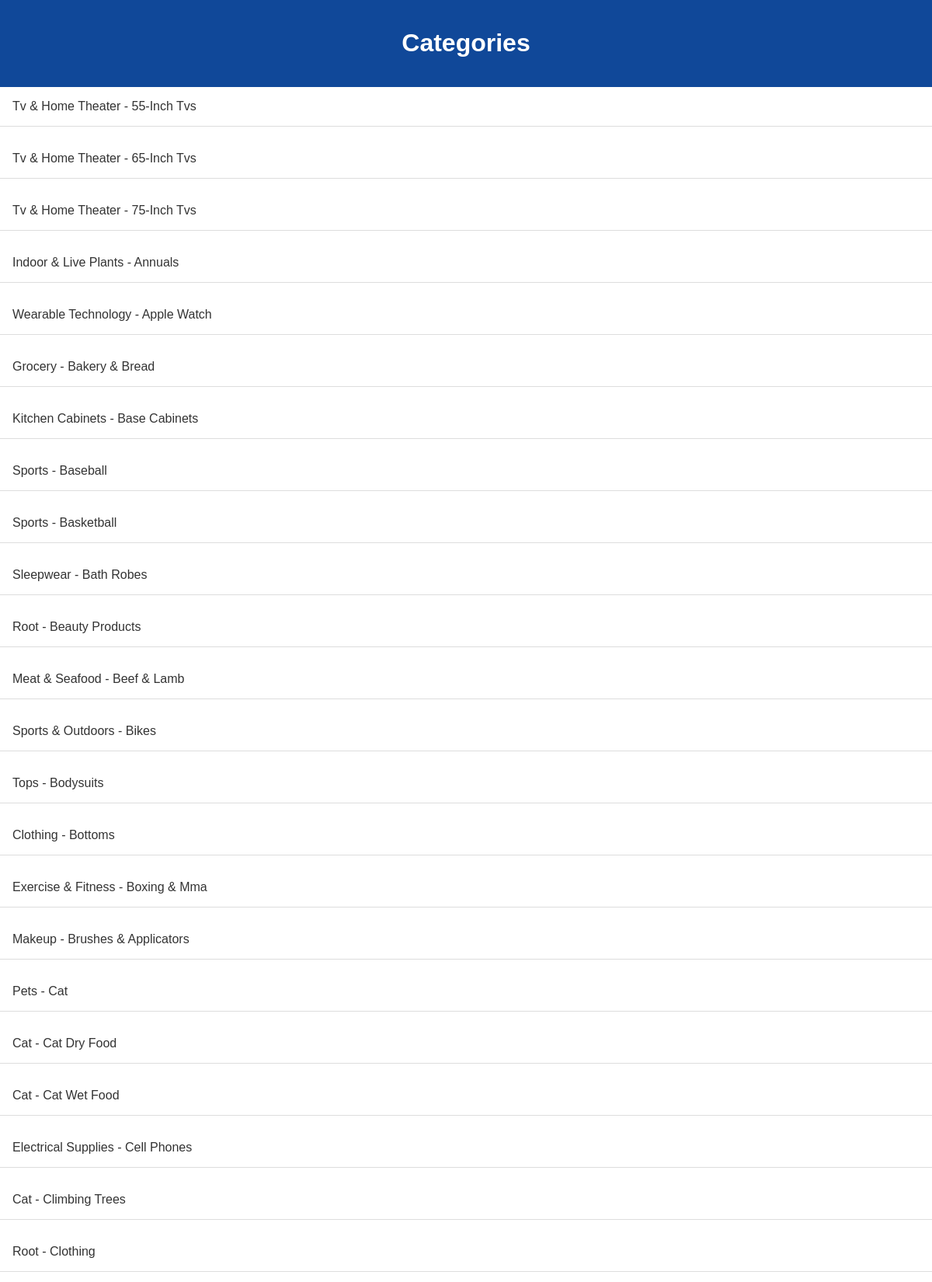
The page /categories (upper part) on the database its author committed.
### tables this page shows
CREATE TABLE categories(
    parent_category TEXT,
    category_name TEXT PRIMARY KEY,
    FOREIGN KEY(parent_category) REFERENCES categories(category_name)
);

### app.py (the view)
@app.route('/categories')
def categories():
    connection = sql.connect("database.db")
    cursor = connection.cursor()
    categories_list = cursor.execute('SELECT * FROM categories').fetchall()
    cursor.close()
    connection.close()
    return render_template('categories.html', categories=categories_list)

### templates/categories.html (shortened to what this page needs)
<!doctype html>
<html lang="en">
<head>
</head>
<body>
    <header>
        <h1>Categories</h1>
    </header>
    <ul>
        {% for category in categories %}
            <li>
                <a href="{{ category[1] }}">{{ category[0] }} - {{ category[1] }}</a>
            </li>
        {% endfor %}
    </ul>
</body>
</html>

### templates/categories.html (style rules this page uses)
body { font-family: Arial, sans-serif; margin: 0; padding: 0; }
header { background-color: #104899; color: white; text-align: center; padding: 1rem; }
ul { list-style-type: none; margin: 0; padding: 0; }
li { margin-bottom: 1rem; display: flex; align-items: center; justify-content: space-between; border-bottom: 1px solid #ddd; padding: 1rem; }
a { color: #333; text-decoration: none; }

### rows shown on the page
categories: parent_category "Tv & Home Theater", category_name "55-Inch Tvs"
categories: parent_category "Tv & Home Theater", category_name "65-Inch Tvs"
categories: parent_category "Tv & Home Theater", category_name "75-Inch Tvs"
categories: parent_category "Indoor & Live Plants", category_name "Annuals"
categories: parent_category "Wearable Technology", category_name "Apple Watch"
categories: parent_category "Grocery", category_name "Bakery & Bread"
categories: parent_category "Kitchen Cabinets", category_name "Base Cabinets"
categories: parent_category "Sports", category_name "Baseball"
categories: parent_category "Sports", category_name "Basketball"
categories: parent_category "Sleepwear", category_name "Bath Robes"
categories: parent_category "Root", category_name "Beauty Products"
categories: parent_category "Meat & Seafood", category_name "Beef & Lamb"
categories: parent_category "Sports & Outdoors", category_name "Bikes"
categories: parent_category "Tops", category_name "Bodysuits"
categories: parent_category "Clothing", category_name "Bottoms"
categories: parent_category "Exercise & Fitness", category_name "Boxing & Mma"
categories: parent_category "Makeup", category_name "Brushes & Applicators"
categories: parent_category "Pets", category_name "Cat"
categories: parent_category "Cat", category_name "Cat Dry Food"
categories: parent_category "Cat", category_name "Cat Wet Food"
categories: parent_category "Electrical Supplies", category_name "Cell Phones"
categories: parent_category "Cat", category_name "Climbing Trees"
categories: parent_category "Root", category_name "Clothing"
